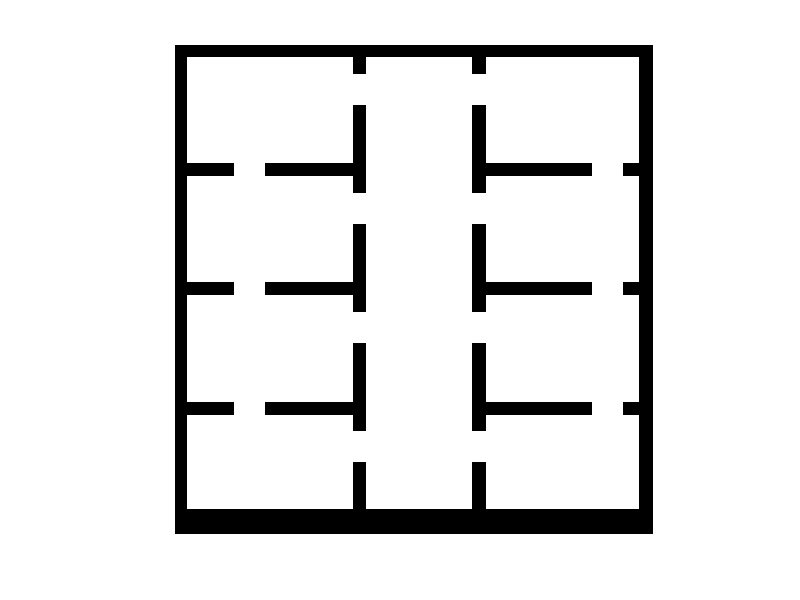

Write the MATLAB code that produced this figure.
w = 400;
h = 400;
room_h = h/4;
door_size = room_h/4;
Map = ones(h, w);
wall_w = 10;

% make border around map
Map(1:h, 1:wall_w) = 0;
Map(1:h, h-wall_w:w) = 0;
Map(1:wall_w, 1:w) = 0;
Map(h-wall_w:h, 1:w) = 0;

% vertical wall
leftcorridor_x = 150;
rightcorridor_x = 250;

% corridor
Map(1:h, leftcorridor_x:leftcorridor_x+wall_w) = 0;
Map(1:h, rightcorridor_x:rightcorridor_x+wall_w) = 0;

% horizontal walls
for i = 1:4
    % left room
    Map(room_h*i:room_h*i+wall_w, 1:leftcorridor_x) = 0;
    % left room vertical door
    Map(room_h*i - (room_h/2) - door_size: room_h*i - (room_h/2),...
        leftcorridor_x:leftcorridor_x+wall_w) = 1;
    % left room horizontal door
    if(i ~=4)
        Map(room_h*i:room_h*i+wall_w, ...
            leftcorridor_x/2-door_size:leftcorridor_x/2) = 1;
    end
    
    % right room
    Map(room_h*i:room_h*i+wall_w, rightcorridor_x:w) = 0;
    % right room vertical door
    Map(room_h*i - (room_h/2) - door_size: room_h*i - (room_h/2),...
        rightcorridor_x:rightcorridor_x+wall_w) = 1;
    % right room horizontal door
    if(i ~=4)
       Map(room_h*i:room_h*i+wall_w, ...
            rightcorridor_x + rightcorridor_x/2-door_size:3*rightcorridor_x/2) = 1;
    end
end


h = figure(1);
imshow(mat2gray(Map));
print('office.png', '-dpng');
